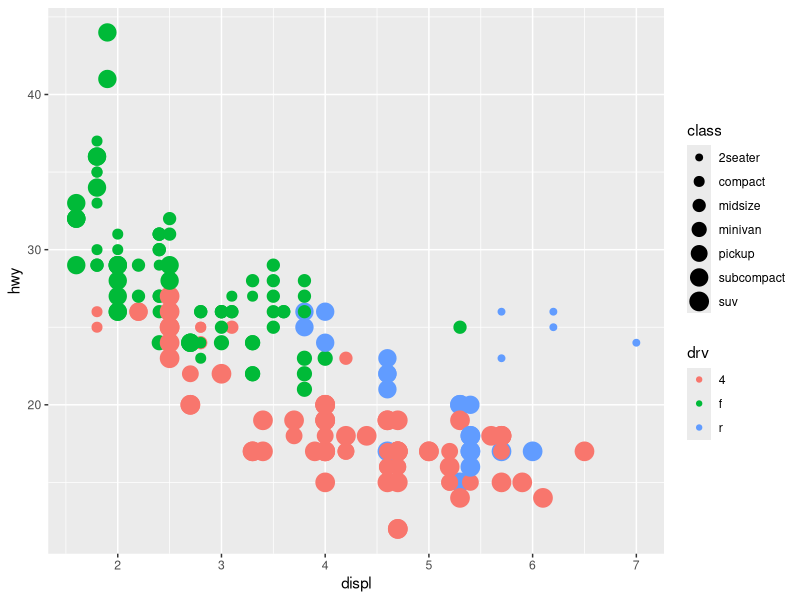

Source code (R):
## ---- chunk 1
library(tidyverse)
## ---- chunk 2
summary(mpg) %>% knitr::kable()
## ---- chunk 3
mpg %>% 
ggplot() +
  geom_point(mapping = aes(x = displ, y = hwy, size = class, color = drv))
